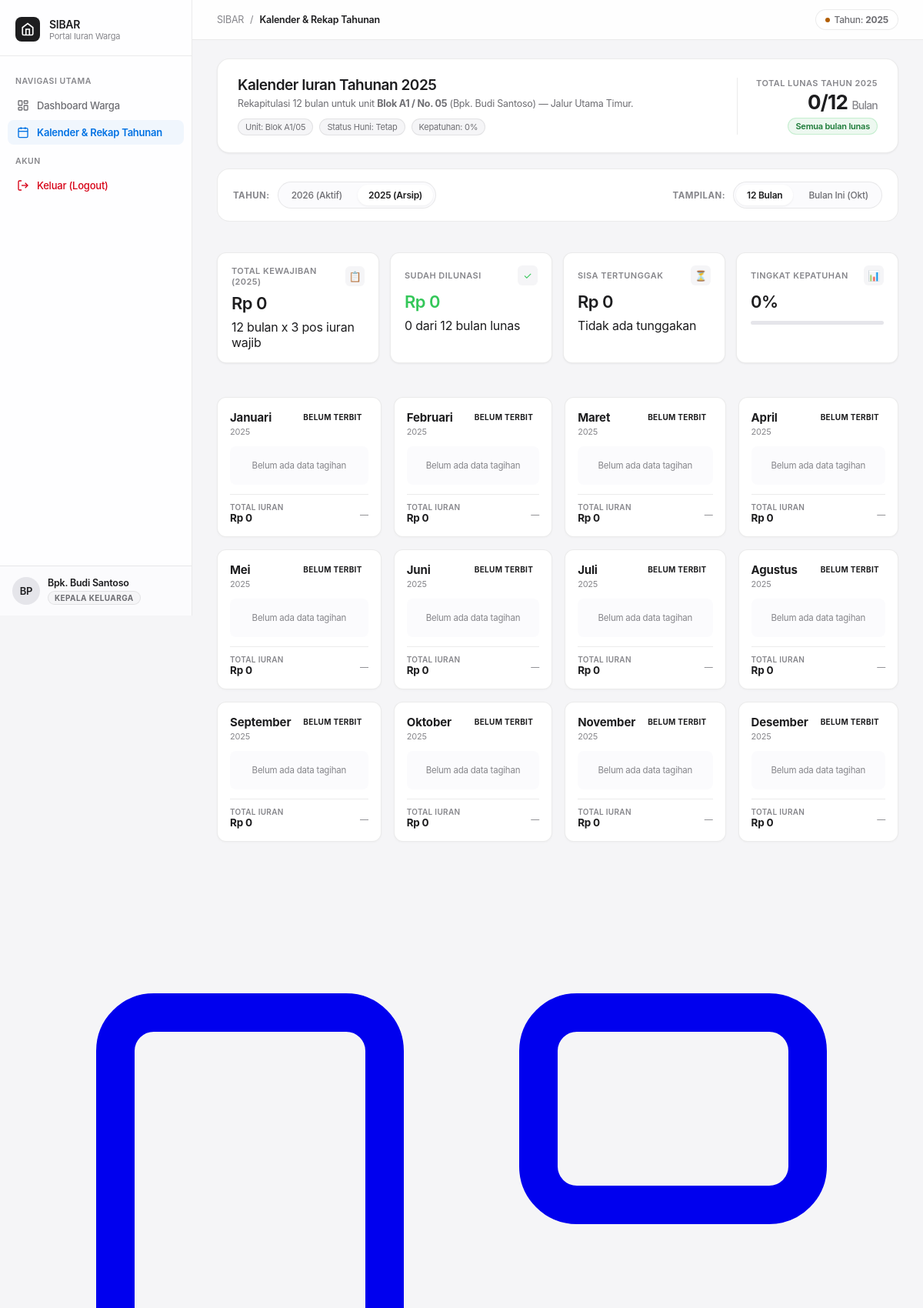
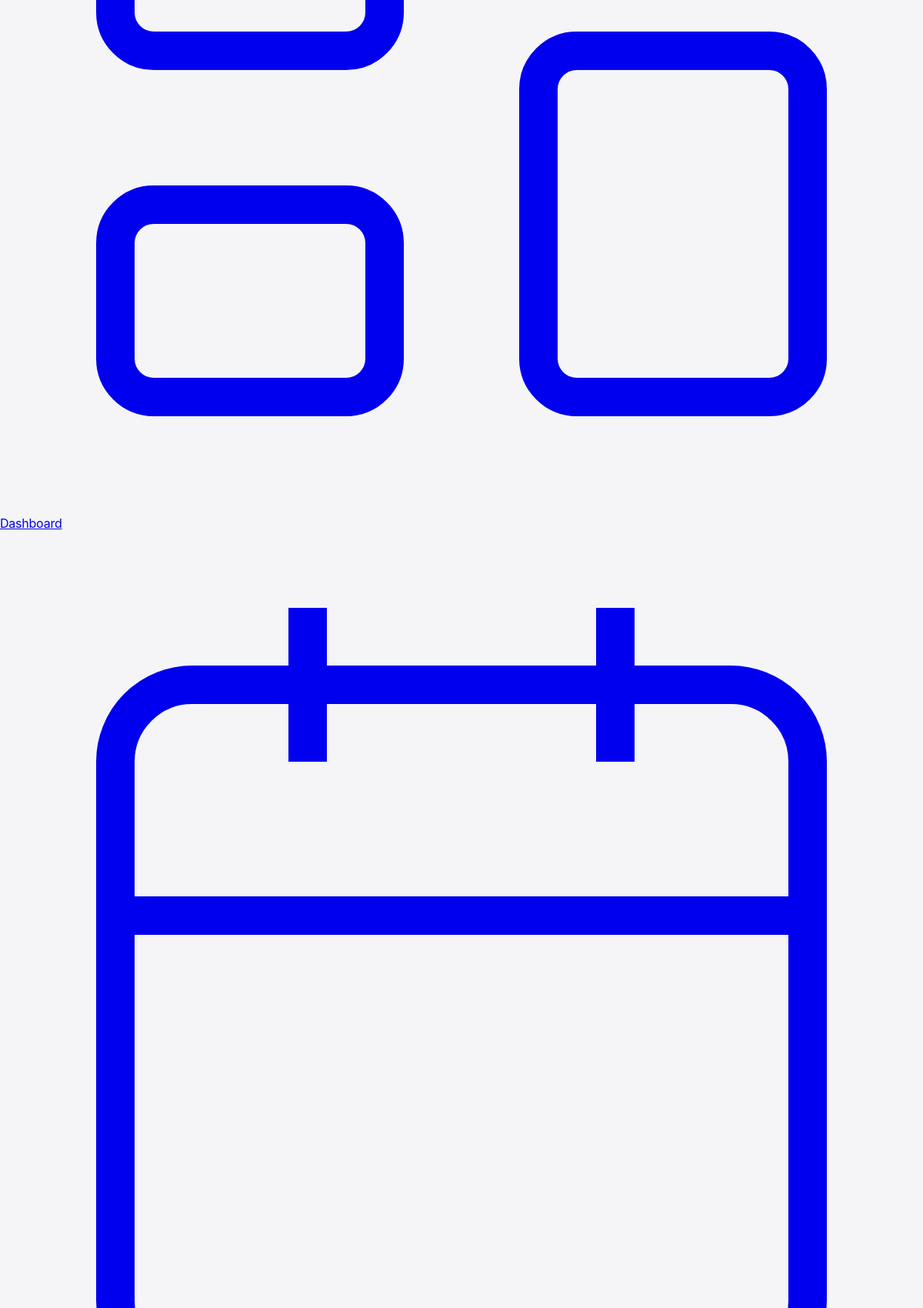
The app's page /calendar.php?year=2025&house_id=1&month=all (signed in, upper part) with its own data (2 pictures, top to bottom).
### tables this page shows
CREATE TABLE IF NOT EXISTS `users` (
  `id` INT AUTO_INCREMENT PRIMARY KEY,
  `house_id` INT NULL,
  `complex_id` INT DEFAULT 1,
  `username` VARCHAR(50) NOT NULL UNIQUE,
  `password_hash` VARCHAR(255) NOT NULL,
  `full_name` VARCHAR(100) NOT NULL,
  `phone` VARCHAR(20) NOT NULL,
  `role` ENUM('warga', 'satpam_siang', 'satpam_malam', 'sampah', 'super_admin') DEFAULT 'warga',
  `latitude` DECIMAL(10, 8) NULL,
  `longitude` DECIMAL(11, 8) NULL,
  `created_at` TIMESTAMP DEFAULT CURRENT_TIMESTAMP,
  FOREIGN KEY (`house_id`) REFERENCES `houses`(`id`) ON DELETE SET NULL,
  FOREIGN KEY (`complex_id`) REFERENCES `complexes`(`id`) ON DELETE SET NULL
);

CREATE TABLE IF NOT EXISTS `houses` (
  `id` INT AUTO_INCREMENT PRIMARY KEY,
  `complex_id` INT DEFAULT 1,
  `block` VARCHAR(10) NOT NULL,
  `number` VARCHAR(10) NOT NULL,
  `address` VARCHAR(255) NOT NULL,
  `lane` VARCHAR(100) DEFAULT 'Jalur Utama',
  `status_huni` ENUM('tetap', 'kontrak') DEFAULT 'tetap',
  `latitude` DECIMAL(10, 8) NULL,
  `longitude` DECIMAL(11, 8) NULL,
  `created_at` TIMESTAMP DEFAULT CURRENT_TIMESTAMP,
  FOREIGN KEY (`complex_id`) REFERENCES `complexes`(`id`) ON DELETE SET NULL,
  UNIQUE KEY `uk_house` (`block`, `number`)
);

### config/auth.php (called while the page is built, shortened)
<?php
require_once __DIR__ . '/database.php';
function getCurrentUser(): ?array {
    $db = getDB();
    $stmt = $db->prepare("
        SELECT u.id, u.username, u.full_name, u.phone, u.role, u.house_id,
               h.block, h.number, h.address, h.lane, h.status_huni
        FROM users u
        LEFT JOIN houses h ON h.id = u.house_id
        WHERE u.id = :id
        LIMIT 1
    ");
    $stmt->execute([':id' => $_SESSION['user_id']]);
    $user = $stmt->fetch();
    if ($user) {
        return $user;
    }
    return null;
}
function requireAuth(): array {
    $user = getCurrentUser();
    return $user;
}

### config/security.php (called while the page is built, shortened)
<?php
function e(?string $string): string {
    return htmlspecialchars((string)($string ?? ''), ENT_QUOTES | ENT_SUBSTITUTE, 'UTF-8');
}
function sanitizeInt($val, int $default = 0): int {
    return filter_var($val, FILTER_VALIDATE_INT) !== false ? (int)$val : $default;
}

### config/database.php (called while the page is built, shortened)
<?php
require_once __DIR__ . '/security.php';
function formatRupiah(float|int $amount): string {
    return 'Rp ' . number_format($amount, 0, ',', '.');
}
function roleLabel(string $role): string {
    return match ($role) {
        'warga'        => 'Kepala Keluarga',
        'satpam_siang' => 'Satpam Jaga Siang',
        'satpam_malam' => 'Satpam Jaga Malam',
        'sampah'       => 'Petugas Sampah',
        'super_admin'  => 'Super Admin',
        default        => ucfirst($role),
    };
}

### calendar.php (the view, shortened to what this page needs)
<?php
require_once __DIR__ . '/config/database.php';
require_once __DIR__ . '/config/auth.php';
$user = requireAuth();
$db = getDB();
$role = $user['role'];
$isWarga = ($role === 'warga');
$selectedYear = sanitizeInt($_GET['year'] ?? 2026, 2026);
$selectedMonth = isset($_GET['month']) && $_GET['month'] !== 'all' ? sanitizeInt($_GET['month'], 0) : 'all';
if ($isWarga) {
    $targetHouseId = (int)$user['house_id'];
}
$stmtTargetHouse = $db->prepare("
    SELECT h.id, h.block, h.number, h.lane, h.address, h.status_huni, u.full_name, u.phone, u.username
    FROM houses h
    LEFT JOIN users u ON u.house_id = h.id AND u.role = 'warga'
    WHERE h.id = :id
    LIMIT 1
");
$stmtTargetHouse->execute([':id' => $targetHouseId]);
$targetHouse = $stmtTargetHouse->fetch();
$monthBills = [];
for ($m = 1; $m <= 12; $m++) {
    $monthBills[$m] = [
        'bills'       => [],
        'total_due'   => 0,
        'total_paid'  => 0,
        'paid_count'  => 0,
        'unpaid_count'=> 0,
        'status'      => 'empty',
        'latest_paid' => null,
        'receipt_no'  => null,
    ];
}
$currentYearNow = 2026;
$currentMonthNow = 10;
for ($m = 1; $m <= 12; $m++) {
    $item = &$monthBills[$m];
}
$annualTotalDue = 0;
$annualTotalPaid = 0;
$annualTotalUnpaid = 0;
$annualPaidMonths = 0;
for ($m = 1; $m <= 12; $m++) {
    $annualTotalDue += $monthBills[$m]['total_due'];
    $annualTotalPaid += $monthBills[$m]['total_paid'];
    $annualTotalUnpaid += ($monthBills[$m]['total_due'] - $monthBills[$m]['total_paid']);
}
$annualCompliance = $annualTotalDue > 0 ? round(($annualTotalPaid / $annualTotalDue) * 100) : 0;
$monthNames = [
    1 => 'Januari', 2 => 'Februari', 3 => 'Maret', 4 => 'April',
    5 => 'Mei', 6 => 'Juni', 7 => 'Juli', 8 => 'Agustus',
    9 => 'September', 10 => 'Oktober', 11 => 'November', 12 => 'Desember'
];
?>
<!DOCTYPE html>
<html lang="id">
<head>
  <link rel="stylesheet" href="assets/css/style.css">
  <link rel="stylesheet" href="assets/css/monitoring.css">
</head>
<body>
<div class="app-container">
  <aside class="sidebar">
    <div class="brand-section">
      <div class="brand-logo">
        <svg width="18" height="18" viewBox="0 0 24 24" fill="none" stroke="currentColor" stroke-width="2.2">
          <path d="m3 9 9-7 9 7v11a2 2 0 0 1-2 2H5a2 2 0 0 1-2-2z"/>
          <polyline points="9 22 9 12 15 12 15 22"/>
        </svg>
      </div>
      <div class="brand-text">
        <h1>SIBAR</h1>
        <p>Portal Iuran Warga</p>
      </div>
    </div>
    <nav class="nav-menu">
      <div class="nav-label">Navigasi Utama</div>
      <?php if ($isWarga): ?>
        <a href="dashboard.php" class="nav-item">
          <svg viewBox="0 0 24 24" fill="none" stroke="currentColor"><rect width="7" height="9" x="3" y="3" rx="1"/><rect width="7" height="5" x="14" y="3" rx="1"/><rect width="7" height="9" x="14" y="12" rx="1"/><rect width="7" height="5" x="3" y="16" rx="1"/></svg>
          Dashboard Warga
        </a>
      <?php endif; ?>
      <a href="calendar.php" class="nav-item active">
        <svg viewBox="0 0 24 24" fill="none" stroke="currentColor" stroke-width="2"><rect width="18" height="18" x="3" y="4" rx="2" ry="2"/><line x1="16" x2="16" y1="2" y2="6"/><line x1="8" x2="8" y1="2" y2="6"/><line x1="3" x2="21" y1="10" y2="10"/></svg>
        Kalender &amp; Rekap Tahunan
      </a>
      <div class="nav-label">Akun</div>
      <a href="logout.php" class="nav-item" style="color:#d70015;">
        <svg viewBox="0 0 24 24" fill="none" stroke="currentColor"><path d="M9 21H5a2 2 0 0 1-2-2V5a2 2 0 0 1 2-2h4"/><polyline points="16 17 21 12 16 7"/><line x1="21" y1="12" x2="9" y2="12"/></svg>
        Keluar (Logout)
      </a>
    </nav>
    <div class="sidebar-footer">
      <div class="avatar"><?= strtoupper(substr($user['full_name'], 0, 2)) ?></div>
      <div class="user-info">
        <div class="user-name"><?= e($user['full_name']) ?></div>
        <div class="house-tag" style="margin-top:3px;"><span class="role-badge <?= e($role) ?>"><?= e(roleLabel($role)) ?></span></div>
      </div>
    </div>
  </aside>
  <main class="main-wrapper">
    <header class="top-header">
      <div class="breadcrumb">
        <span>SIBAR</span>
        <span>/</span>
        <span class="current">Kalender &amp; Rekap Tahunan</span>
      </div>
      <div class="header-actions">
        <div class="period-chip">
          <div class="period-dot"></div>
          <span>Tahun: <strong><?= e($selectedYear) ?></strong></span>
        </div>
      </div>
    </header>
    <div class="content-body">
      <section class="household-hero">
        <div class="hero-meta">
          <h2>Kalender Iuran Tahunan <?= e($selectedYear) ?></h2>
          <p>
            Rekapitulasi 12 bulan untuk unit <strong>Blok <?= e($targetHouse['block']) ?> / No. <?= e($targetHouse['number']) ?></strong>
            (<?= e($targetHouse['full_name'] ?: 'Belum Terdaftar') ?>) — <?= e($targetHouse['lane']) ?>.
          </p>
          <div class="hero-badges">
            <span class="hero-tag">Unit: Blok <?= e($targetHouse['block']) ?>/<?= e($targetHouse['number']) ?></span>
            <span class="hero-tag">Status Huni: <?= ucfirst(e($targetHouse['status_huni'] ?: 'Tetap')) ?></span>
            <span class="hero-tag">Kepatuhan: <?= $annualCompliance ?>%</span>
          </div>
        </div>
        <div class="hero-summary-box">
          <div class="sub">Total Lunas Tahun <?= e($selectedYear) ?></div>
          <div class="amount"><?= $annualPaidMonths ?>/12 <span style="font-size:14px; color:var(--text-tertiary); font-weight:500;">Bulan</span></div>
          <span class="status-badge <?= $annualTotalUnpaid === 0 ? 'paid' : 'unpaid' ?>">
            <?= $annualTotalUnpaid === 0 ? 'Semua bulan lunas' : 'Sisa tertunggak: ' . formatRupiah($annualTotalUnpaid) ?>
          </span>
        </div>
      </section>
      <div class="cal-controls-card">
        <div class="cal-filter-group">
          <span class="cal-filter-label">Tahun:</span>
          <div class="year-pills">
            <a href="calendar.php?year=2026&house_id=<?= $targetHouseId ?>&month=<?= e($selectedMonth) ?>"
               class="pill-link <?= $selectedYear === 2026 ? 'active' : '' ?>">2026 (Aktif)</a>
            <a href="calendar.php?year=2025&house_id=<?= $targetHouseId ?>&month=<?= e($selectedMonth) ?>"
               class="pill-link <?= $selectedYear === 2025 ? 'active' : '' ?>">2025 (Arsip)</a>
          </div>
        </div>
        <div class="cal-filter-group">
          <span class="cal-filter-label">Tampilan:</span>
          <div class="month-pills">
            <a href="calendar.php?year=<?= $selectedYear ?>&house_id=<?= $targetHouseId ?>&month=all"
               class="pill-link <?= $selectedMonth === 'all' ? 'active' : '' ?>">12 Bulan</a>
            <a href="calendar.php?year=<?= $selectedYear ?>&house_id=<?= $targetHouseId ?>&month=10"
               class="pill-link <?= $selectedMonth === 10 ? 'active' : '' ?>">Bulan Ini (Okt)</a>
          </div>
        </div>
      </div>
      <section class="kpi-row" style="margin-bottom:20px;">
        <div class="kpi-card">
          <div class="kpi-header">
            <span class="kpi-title">Total Kewajiban (<?= e($selectedYear) ?>)</span>
            <div class="kpi-icon-wrap">📋</div>
          </div>
          <div class="kpi-value"><?= formatRupiah($annualTotalDue) ?></div>
          <div class="kpi-sub">12 bulan x 3 pos iuran wajib</div>
        </div>
        <div class="kpi-card">
          <div class="kpi-header">
            <span class="kpi-title">Sudah Dilunasi</span>
            <div class="kpi-icon-wrap" style="color:#34c759;">✓</div>
          </div>
          <div class="kpi-value" style="color:#34c759;"><?= formatRupiah($annualTotalPaid) ?></div>
          <div class="kpi-sub"><?= $annualPaidMonths ?> dari 12 bulan lunas</div>
        </div>
        <div class="kpi-card">
          <div class="kpi-header">
            <span class="kpi-title">Sisa Tertunggak</span>
            <div class="kpi-icon-wrap" style="color:#ff9500;">⏳</div>
          </div>
          <div class="kpi-value" style="color:<?= $annualTotalUnpaid > 0 ? '#ff9500' : 'var(--text-primary)' ?>;">
            <?= formatRupiah($annualTotalUnpaid) ?>
          </div>
          <div class="kpi-sub"><?= $annualTotalUnpaid > 0 ? 'Perlu penyelesaian' : 'Tidak ada tunggakan' ?></div>
        </div>
        <div class="kpi-card">
          <div class="kpi-header">
            <span class="kpi-title">Tingkat Kepatuhan</span>
            <div class="kpi-icon-wrap">📊</div>
          </div>
          <div class="kpi-value"><?= $annualCompliance ?>%</div>
          <div class="kpi-sub">
            <div style="height:5px; background:#e5e5ea; border-radius:10px; margin-top:4px; overflow:hidden;">
            </div>
          </div>
        </div>
      </section>
      <div class="calendar-grid">
        <?php
        $monthsToDisplay = ($selectedMonth === 'all') ? range(1, 12) : [(int)$selectedMonth];
        foreach ($monthsToDisplay as $m):
            $mInfo = $monthBills[$m];
            $isCur = ($selectedYear === $currentYearNow && $m === $currentMonthNow);
            $status = $mInfo['status'];
            $statusLabel = match($status) {
                'paid'     => 'Lunas',
                'unpaid'   => 'Belum Lunas',
                'partial'  => 'Sebagian',
                'upcoming' => 'Mendatang',
                default    => 'Belum Terbit'
            };
        ?>
          <div class="month-card <?= $isCur ? 'is-current' : '' ?>">
            <div>
              <div class="month-card-header">
                <div>
                  <div class="month-name"><?= $monthNames[$m] ?></div>
                  <div class="month-year-sub"><?= e($selectedYear) ?> <?= $isCur ? '· <em>Bulan Berjalan</em>' : '' ?></div>
                </div>
                <span class="month-badge <?= e($status) ?>"><?= e($statusLabel) ?></span>
              </div>
              <div class="month-fee-list" style="margin-top:12px;">
                <?php if (empty($mInfo['bills'])): ?>
                  <div style="font-size:11.5px; color:var(--text-tertiary); text-align:center; padding:8px 0;">
                    Belum ada data tagihan
                  </div>
                <?php endif; ?>
              </div>
            </div>
            <div class="month-card-footer">
              <div class="month-total-wrap">
                <span class="month-total-sub">Total Iuran</span>
                <span class="month-total-val"><?= formatRupiah($mInfo['total_due']) ?></span>
              </div>
              <div>
                <?php if ($mInfo['status'] === 'paid' && !empty($mInfo['receipt_no'])): ?>
                  <a href="receipt.php?receipt_no=<?= urlencode($mInfo['receipt_no']) ?>" class="btn-receipt-link" target="_blank" title="Cetak Kwitansi">
                    <svg width="11" height="11" viewBox="0 0 24 24" fill="none" stroke="currentColor" stroke-width="2.5"><path d="M14 2H6a2 2 0 0 0-2 2v16a2 2 0 0 0 2 2h12a2 2 0 0 0 2-2V8z"/><polyline points="14 2 14 8 20 8"/><line x1="16" y1="13" x2="8" y2="13"/><line x1="16" y1="17" x2="8" y2="17"/></svg>
                    Kwitansi
                  </a>
                <?php elseif ($isWarga && in_array($mInfo['status'], ['unpaid', 'partial'], true)): ?>
                  <a href="dashboard.php" class="btn-pay-month" title="Buka Dashboard untuk Bayar">
                    Bayar
                  </a>
                <?php else: ?>
                  <span style="font-size:11px; color:var(--text-tertiary);">
                    <?= $mInfo['latest_paid'] ? date('d/m/y', strtotime($mInfo['latest_paid'])) : '—' ?>
                  </span>
                <?php endif; ?>
              </div>
            </div>
          </div>
        <?php endforeach; ?>
      </div>
    </div>
  </main>
</div>
<nav class="ios-bottom-tabbar">
  <?php if ($isWarga): ?>
    <a href="dashboard.php" class="tabbar-item">
      <svg viewBox="0 0 24 24" fill="none" stroke="currentColor"><rect width="7" height="9" x="3" y="3" rx="1"/><rect width="7" height="5" x="14" y="3" rx="1"/><rect width="7" height="9" x="14" y="12" rx="1"/><rect width="7" height="5" x="3" y="16" rx="1"/></svg>
      <span>Dashboard</span>
    </a>
  <?php endif; ?>
  <a href="calendar.php" class="tabbar-item active">
    <svg viewBox="0 0 24 24" fill="none" stroke="currentColor"><rect width="18" height="18" x="3" y="4" rx="2" ry="2"/><line x1="16" x2="16" y1="2" y2="6"/><line x1="8" x2="8" y1="2" y2="6"/><line x1="3" x2="21" y1="10" y2="10"/></svg>
  </a>
</nav>
</body>
</html>

### records on screen
users: full_name "BP", full_name "Bpk. Budi Santoso", role "KEPALA KELUARGA", house.block "A1", house.number "05", house.lane "Jalur Utama Timur", house.status_huni "Tetap"

### other values on screen
$selectedYear "2025"
$annualCompliance "0"
$annualPaidMonths "0"
formatRupiah($annualTotalDue) "Rp 0"
formatRupiah($annualTotalPaid) "Rp 0"
formatRupiah($annualTotalUnpaid) "Rp 0"
$monthNames[$m] "Januari"
$statusLabel "BELUM TERBIT"
formatRupiah($mInfo['total_due']) "Rp 0"
$monthNames[$m] "Februari"
$monthNames[$m] "Maret"
$monthNames[$m] "April"
$monthNames[$m] "Mei"
$monthNames[$m] "Juni"
$monthNames[$m] "Juli"
